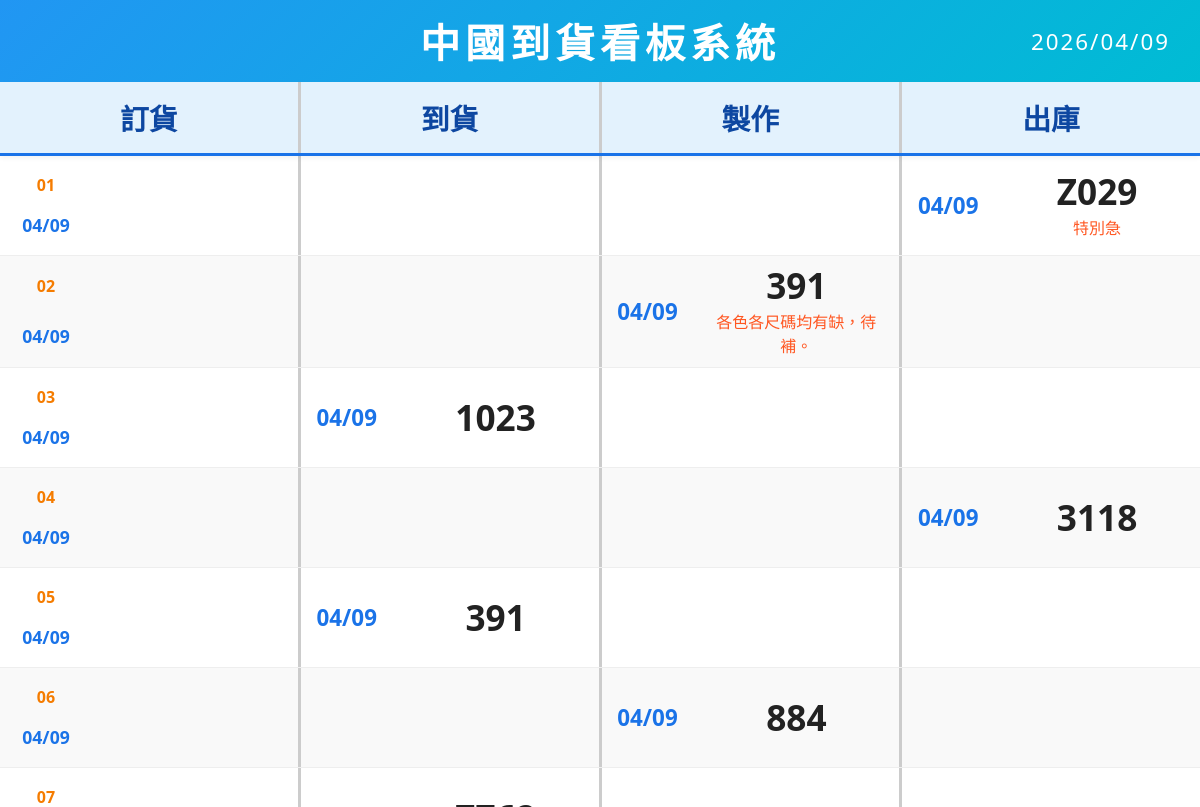
The page /show on the database its author committed.
### models.py (models this page shows)
class SignboardItem(db.Model):
    id = db.Column(db.Integer, primary_key=True)
    content = db.Column(db.Text, nullable=False)
    remark = db.Column(db.Text) # 備註 (選填)
    current_stage = db.Column(db.String(50), default='ORDER')
    stage_dates = db.Column(db.JSON, default={})
    updated_at = db.Column(db.DateTime, default=datetime.now, onupdate=datetime.now)

### main.py (the view)
@app.route('/show')
def show_page():
    items = SignboardItem.query.order_by(SignboardItem.id.asc()).all()
    date_format = get_inf_config('Display', 'date_format', '0')
    processed_items = []
    stages = get_workflow_stages()
    stage_keys = [s['key'] for s in stages]
    for item in items:
        dates_obj = item.stage_dates or {}
        p_item = {
            'id': item.id,
            'content': item.content,
            'remark': item.remark,
            'current_stage': item.current_stage
        }
        for sk in [s['key'] for s in get_workflow_stages()]:
            val = item.stage_dates.get(sk)
            if isinstance(val, dict):
                dt_str = val.get('date')
            else:
                dt_str = val
            dt = datetime.fromisoformat(dt_str) if dt_str else None
            p_item[sk] = format_item_date(dt, date_format)
        processed_items.append(p_item)
    data = {}
    for sk in stage_keys:
        data[sk] = [i for i in processed_items if i['current_stage'] == sk]
    today_date = datetime.now().strftime('%Y/%m/%d')
    refresh_seconds = get_inf_config('System', 'refresh_seconds', '60')
    scroll_speed_ms = get_inf_config('Display', 'scroll_speed_ms', '3000')
    latest_ts = get_config('last_system_update', '0')
    return render_template('show.html',
                          data=data,
                          all_items=processed_items,
                          today_date=today_date,
                          refresh_seconds=refresh_seconds,
                          scroll_speed_ms=scroll_speed_ms,
                          latest_ts=latest_ts)

### main.py (called while the page is built, shortened)
def get_config(key, default=None):
    config = SystemConfig.query.filter_by(key=key).first()
    return config.value if config else default

def get_inf_config(section, key, default=None):
    inf_path = os.path.join(os.path.dirname(__file__), 'config.inf')
    if not os.path.exists(inf_path):
        return default

def get_workflow_stages():
    stages_str = get_inf_config('Workflow', 'stages', 'ORDER:訂貨,ARRIVAL:到貨,PRODUCTION:製作,DELIVERY:出庫')
    stages = []
    for item in stages_str.split(','):
        if ':' in item:
            key, name = item.strip().split(':')
            stages.append({'key': key.strip(), 'name': name.strip()})
    return stages

def format_item_date(dt, date_format):
    if not dt: return ""
    if date_format == '1': # 顯示停留時間
        return format_stay_time(dt)
    else: # 顯示 MM/DD
        return dt.strftime('%m/%d')

@app.context_processor
def inject_config():
    return {
        'site_title': get_config('site_title', '中國到貨看板系統'),
        'workflow_stages': get_workflow_stages()
    }

### templates/show.html (shortened to what this page needs)
<!DOCTYPE html>
<html lang="zh-Hant">
<head>
</head>
<body>
    <h1>
        {{ site_title }}
        <span class="header-date">{{ today_date }}</span>
    </h1>
    <div class="main-container">
        <div class="table-header">
            {% for stage in workflow_stages %}
            <div class="col-header">{{ stage.name }}</div>
            {% endfor %}
        </div>
        <div class="scroll-wrapper" id="scroll-wrapper">
            <div id="scroll-container">
                {% for item in all_items %}
                {% set row_loop = loop %}
                <div class="row">
                    {% for stage in workflow_stages %}
                    <div class="cell">
                        {% set sk = stage.key %}
                        {% set d = item[sk] %}
                        {% if d or item.current_stage == sk %}
                        <div class="item-content">
                            {% if d %}
                                {% if loop.first %}
                                    <div class="date-badge first-col-badge">
                                        <div class="serial-no">{{ "%02d"|format(row_loop.index) }}</div>
                                        <div class="date-text-small">{{ d }}</div>
                                    </div>
                                {% else %}
                                    <div class="date-badge">{{ d }}</div>
                                {% endif %}
                            {% endif %}
                            {% if item.current_stage == sk %}
                            <div class="text-box">
                                <span class="cabinet auto-font">{{ item.content }}</span>
                                {% if item.remark %}<span class="remark">{{ item.remark }}</span>{% endif %}
                            </div>
                            {% endif %}
                        </div>
                        {% endif %}
                    </div>
                    {% endfor %}
                </div>
                {% endfor %}
            </div>
        </div>
    </div>
</body>
</html>

### templates/show.html (style rules this page uses)
:root { --header-blue: #e3f2fd; --border-color: #eee; --text-main: #222; --row-height: 100px; }
body { margin: 0; background: #fff; color: var(--text-main); font-family: 'Microsoft JhengHei', 'Segoe UI', sans-serif; overflow: hidden; height: 100vh; }
h1 { background: linear-gradient(135deg, #2196F3, #00BCD4); color: white; text-align: center; padding: 12px 0; margin: 0; font-size: 2.5rem; box-shadow: 0 4px 10px rgba(0,0,0,0.1); letter-spacing: 5px; position: relative; display: flex; justify-content: center; align-items: center; }
.header-date { position: absolute; right: 30px; font-size: 1.4rem; letter-spacing: 2px; font-weight: 500; color: #fff; }
.main-container { display: flex; flex-direction: column; height: calc(100vh - 75px); }
.table-header { display: flex; background: var(--header-blue); border-bottom: 3px solid #1a73e8; z-index: 10; box-shadow: 0 2px 5px rgba(0,0,0,0.05); }
.col-header { flex: 1; text-align: center; padding: 15px 0; font-size: 1.8rem; font-weight: bold; color: #0d47a1; border-right: 3px solid #ccc; }
.col-header:last-child { border-right: none; }
.scroll-wrapper { flex: 1; overflow-y: hidden; position: relative; }
.row { display: flex; min-height: var(--row-height); border-bottom: 1px solid var(--border-color); box-sizing: border-box; }
.row:nth-child(even) { background-color: #f9f9f9; }
.row:nth-child(odd) { background-color: #ffffff; }
.cell { flex: 1; border-right: 3px solid #ccc; display: flex; align-items: center; justify-content: center; position: relative; padding: 5px; overflow: hidden; }
.cell:last-child { border-right: none; }
.item-content { display: flex; flex-direction: row; align-items: center; width: 100%; height: 100%; padding: 5px; box-sizing: border-box; }
.date-badge { flex: 0 0 4.5rem; font-size: 1.4rem; color: #1a73e8; font-weight: bold; text-align: center; margin-right: 20px; display: flex; align-items: center; justify-content: center; height: 80%; }
.first-col-badge { flex-direction: column; justify-content: space-between; padding: 5px 0; }
.serial-no { font-size: 1rem; color: #f57c00; font-weight: bold; }
.date-text-small { font-size: 1.1rem; margin-top: auto; }
.text-box { flex: 1; display: flex; flex-direction: column; justify-content: center; text-align: center; }
.cabinet { font-size: 2.2rem; font-weight: 700; line-height: 1.1; word-break: break-all; }
.remark { font-size: 1rem; color: #ff5722; margin-top: 4px; font-weight: 500; }

### rows shown on the page
SignboardItem: index "01", workflow_stages "04/09", workflow_stages "04/09", content "Z029", remark "特別急"
SignboardItem: index "02", workflow_stages "04/09", workflow_stages "04/09", content "391", remark "各色各尺碼均有缺，待補。"
SignboardItem: index "03", workflow_stages "04/09", workflow_stages "04/09", content "1023"
SignboardItem: index "04", workflow_stages "04/09", workflow_stages "04/09", content "3118"
SignboardItem: index "05", workflow_stages "04/09", workflow_stages "04/09", content "391"
SignboardItem: index "06", workflow_stages "04/09", workflow_stages "04/09", content "884"
SignboardItem: index "07"

### other values the page prints
{{ site_title }} "中國到貨看板系統"
{{ stage.name }} "訂貨" "到貨" "製作" "出庫"
